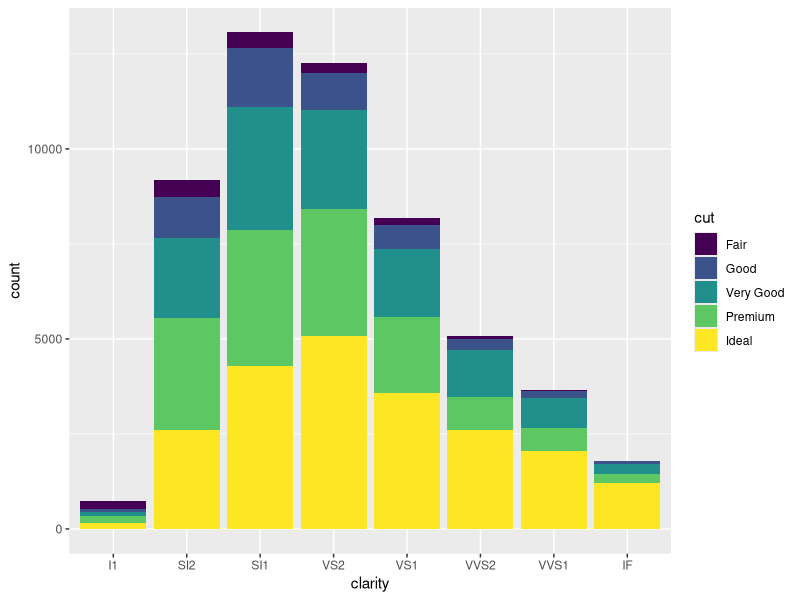
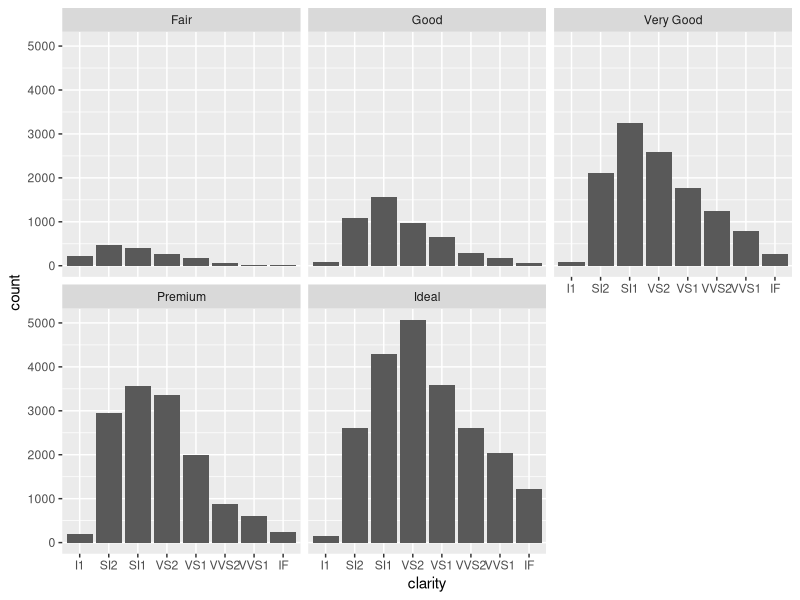
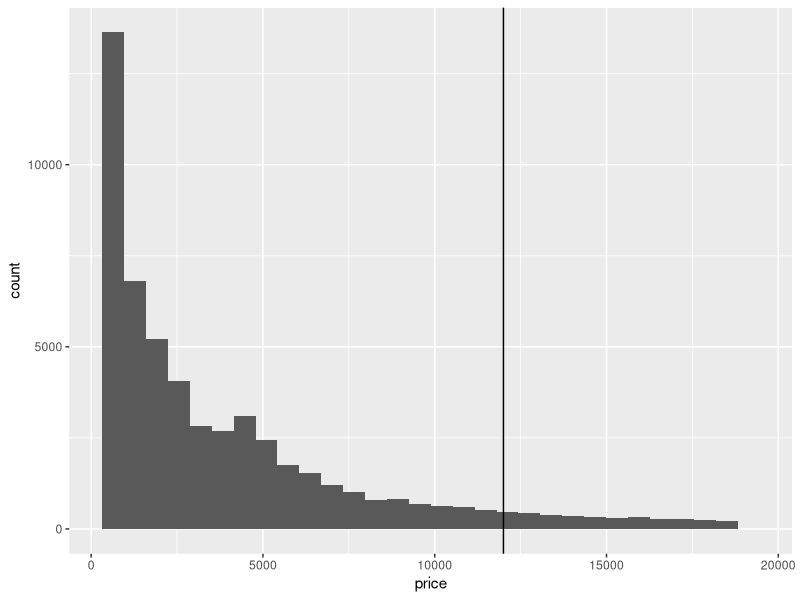
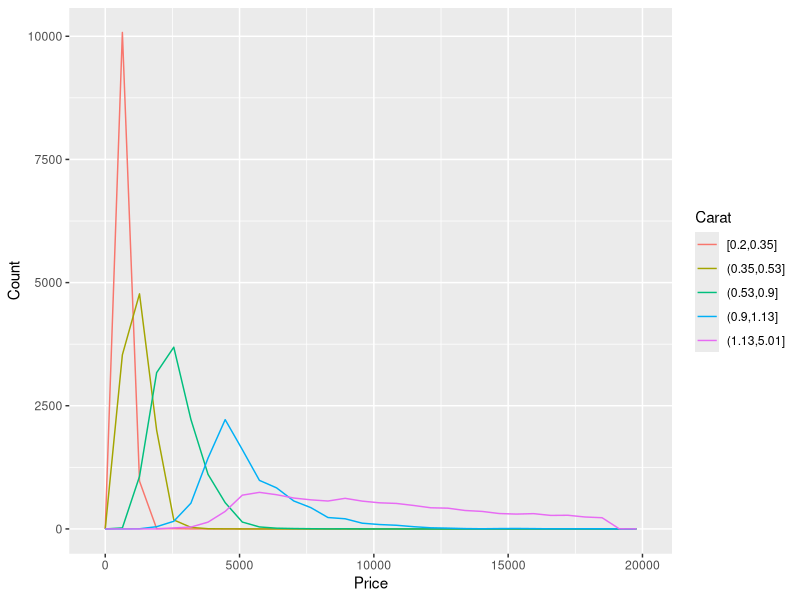
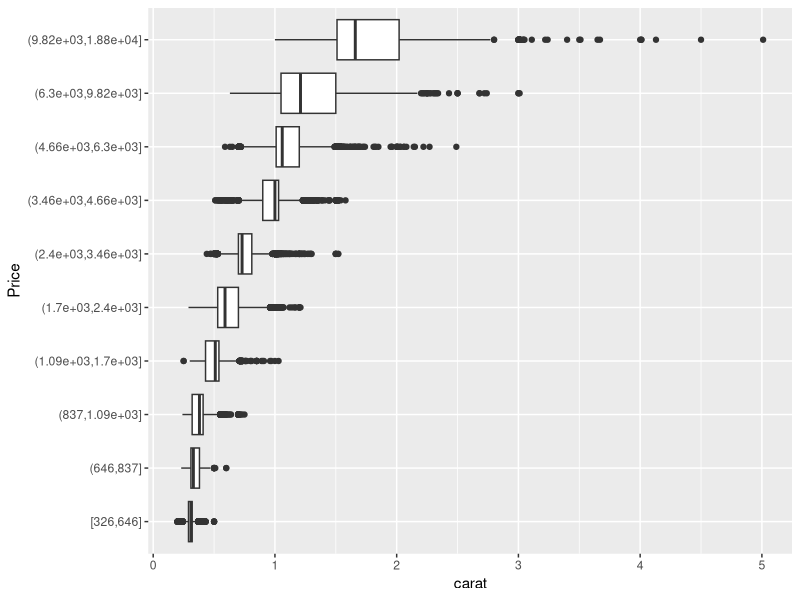
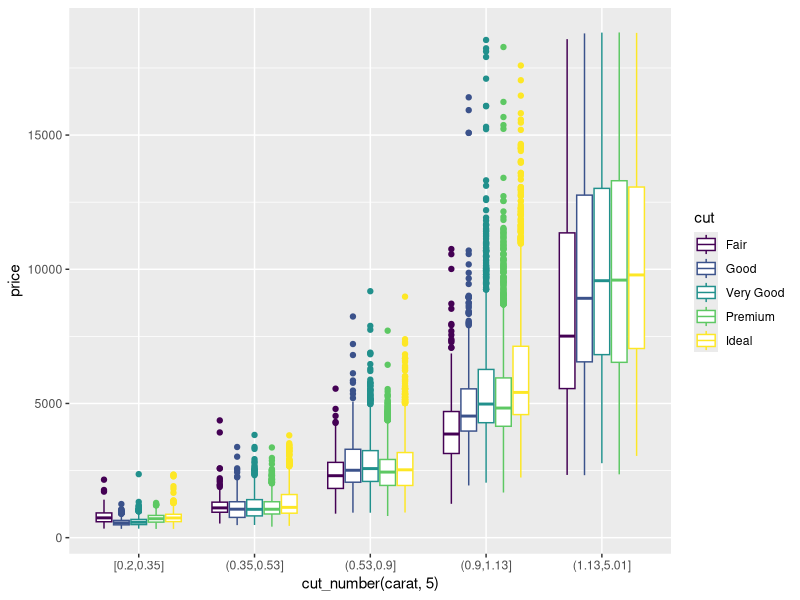

Source code (R) for these figures, in order:
install.packages("ggplot2")

library(ggplot2) # or load package first
data(diamonds)
head(diamonds) # look at the data!

ggplot(diamonds, aes(clarity, fill=cut)) + geom_bar()
ggplot(diamonds, aes(clarity)) + geom_bar() + facet_wrap(~ cut)
ggplot(diamonds) + geom_histogram(aes(x=price)) + geom_vline(xintercept=12000)

ggplot(data = diamonds, mapping = aes(color = cut_number(carat, 5), x = price)) +
  geom_freqpoly() +
  labs(x = "Price", y = "Count", color = "Carat")

ggplot(diamonds, aes(x = cut_number(price, 10), y = carat)) +
  geom_boxplot() +
  coord_flip() +
  xlab("Price")

ggplot(diamonds, aes(x = cut_number(carat, 5), y = price, colour = cut)) +
  geom_boxplot()
